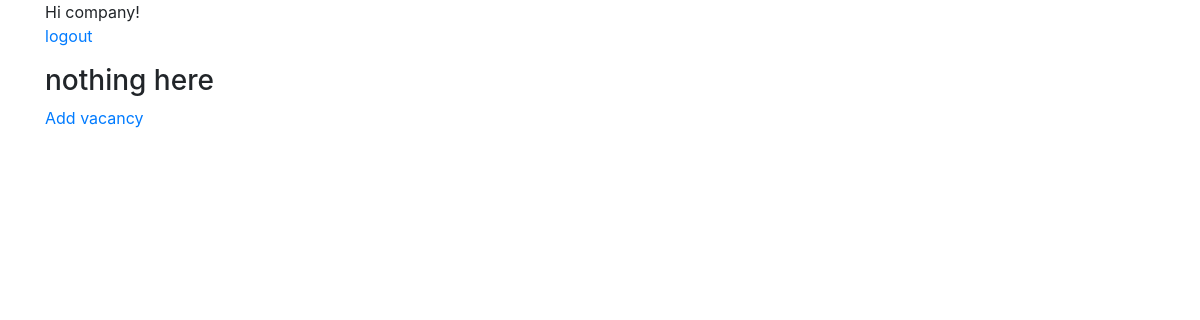
/Models/home/ (signed in), run on an earlier commit of the app's database.
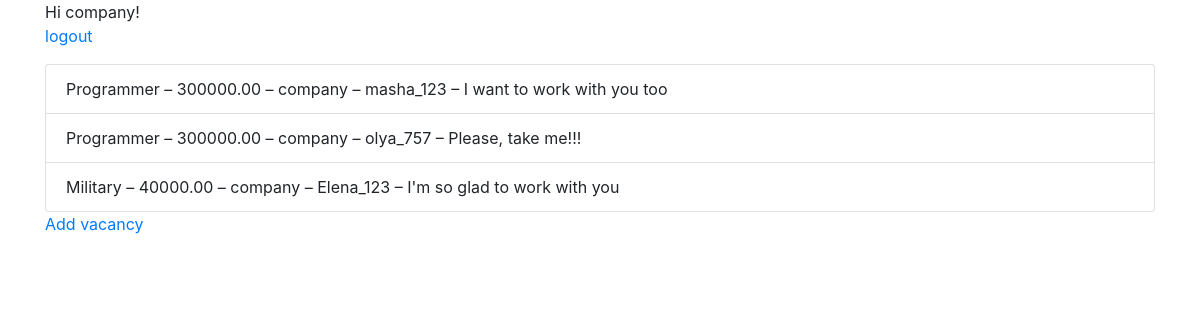
And on a later commit of the database.
### Models/models.py (models this page shows, shortened)
class Person(AbstractUser):
    CITY = (
        (1, 'Voronezh'),
        (2, 'Moscow'),
        (3, 'St. Petersburg'),
        (4, 'Novgorod')
    )
    location = models.CharField(max_length=30, blank=True)
    birth_date = models.DateField(null=True, blank=True)
    city = models.IntegerField(blank=True, choices=CITY, help_text='Выберите город', default=1)
    mobile_phone = models.TextField(max_length=11, blank=True)
    isEmployer = models.BooleanField(default=False)
    def __str__(self):
        return self.username.__str__()

class Response(models.Model):
    vacancy = models.ForeignKey(Job,related_name='items', on_delete=models.SET_NULL, null=True)
    employee = models.ForeignKey(Person, related_name='items', on_delete=models.SET_NULL,
                                 null=True, limit_choices_to={'isEmployer': False})
    date_of_response = models.DateTimeField()
    commentary = models.TextField(max_length=300,blank=True)
    class Meta:
        ordering = ["-date_of_response"]

class Job(models.Model):
    CATEGORY = (
        (1, 'Programmer'),
        (2, 'Medicine'),
        (3, 'OfficeManager'),
        (4, 'Military')
    )
    GRAPHIC = (
        (1, 'FullDay'),
        (2, 'PartDay')
    )
    category = models.IntegerField( blank=True, choices=CATEGORY, default=1, help_text='Выберите категорию')
    wage = models.DecimalField(max_length=10, decimal_places=2, max_digits=10)
    graphic = models.IntegerField(blank=True, choices=GRAPHIC, help_text='Выберите график работы',default=1)
    employer = models.ForeignKey(Person, on_delete=models.SET_NULL, null=True, limit_choices_to={'isEmployer': True})
    date_of_placement = models.DateTimeField(null=True, blank=True)
    def __str__(self):
        return self.CATEGORY[self.category - 1][1].__str__() + ' – ' + self.wage.__str__() + ' – ' + self.employer.__str__()
    class Meta:
        ordering = ["-date_of_placement"]

### Models/views.py (the view)
# urls.py: 2. Add a URL to urlpatterns:  path('', Home.as_view(), name='home')
class Home(generic.TemplateView):
    template_name = 'home.html'
    def get_context_data(self, **kwargs):
        context = super().get_context_data(**kwargs)
        user = self.request.user
        if user.is_authenticated:
            if user.isEmployer:
                context['items'] = Response.objects.filter(vacancy__in=Job.objects.filter(employer=user))
            else:
                context['items'] = Job.objects.exclude(employer__in=Ban.objects.filter(employee=user).values('employer'))
        return context

### templates/home.html (shortened to what this page needs)
{% extends 'base.html' %}
{% block content %}
{% if user.is_authenticated %}
  Hi {{ user.username }}!
  <p><a href="{% url 'logout' %}">logout</a></p>
  {% if items %}
        <ul class="list-group">
            {% for item in items %}
                {%if user.isEmployer %}
                <li class="list-group-item">{{item.vacancy}}&nbsp;&ndash; {{item.employee}}&nbsp;&ndash; {{item.commentary}}</li>
                {% else %}
                <li class="list-group-item">{{item}}</li>
                {% endif %}
            {% endfor %}
        </ul>
    {% else %}
        <h3>nothing here</h3>
    {% endif %}
    {% if user.isEmployer%}
        <a href="{% url 'vacancy' %}">Add vacancy</a>
    {% endif %}
{% else %}
  <p>You are not logged in</p>
  <a href="{% url 'login' %}">login</a> |
  <a href="{% url 'signup' %}">signup</a>
{% endif %}
{% endblock %}

### templates/base.html (shortened to what this page needs)
<!DOCTYPE html>
{% load staticfiles %}
<html lang="ru">
<head>
  <link rel="stylesheet" href="https://stackpath.bootstrapcdn.com/bootstrap/4.1.3/css/bootstrap.min.css">
</head>
<body>
<div class="container">
  {% block content %}
  {% endblock %}
</div>
</body>
</html>

What changed in the data, as far as the page shows it:
added Response: vacancy "Programmer – 300000.00 – company", employee "masha_123", commentary "I want to work with you too"
added Response: vacancy "Programmer – 300000.00 – company", employee "olya_757", commentary "Please, take me!!!"
added Response: vacancy "Military – 40000.00 – company", employee "Elena_123", commentary "I'm so glad to work with you"
Also different on the page:
text no longer shown: "nothing here"
